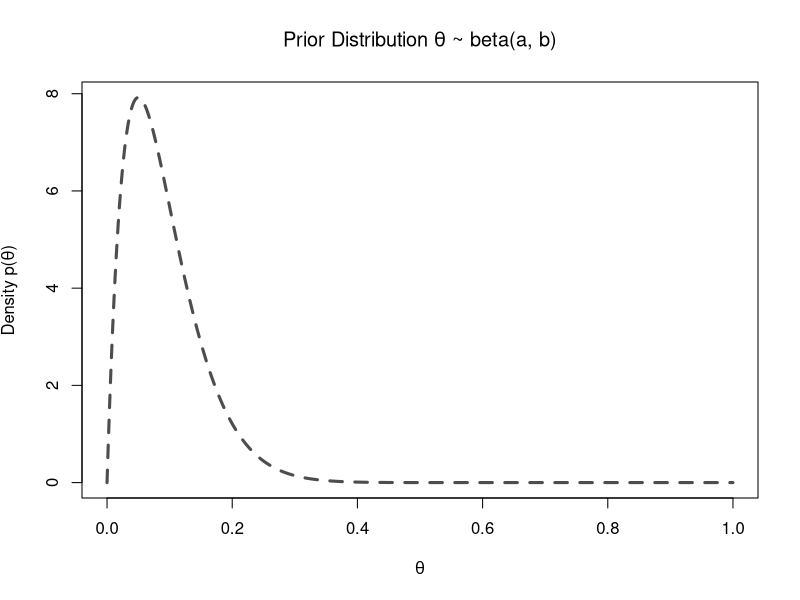
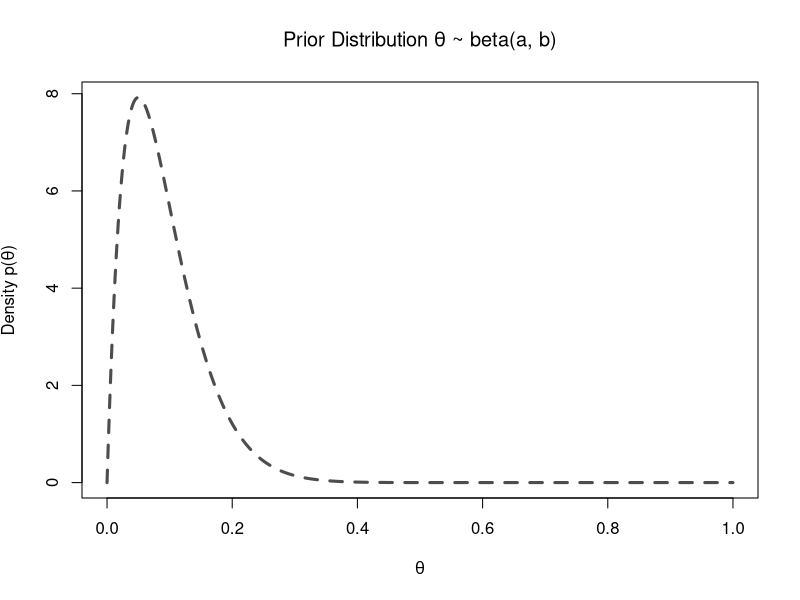
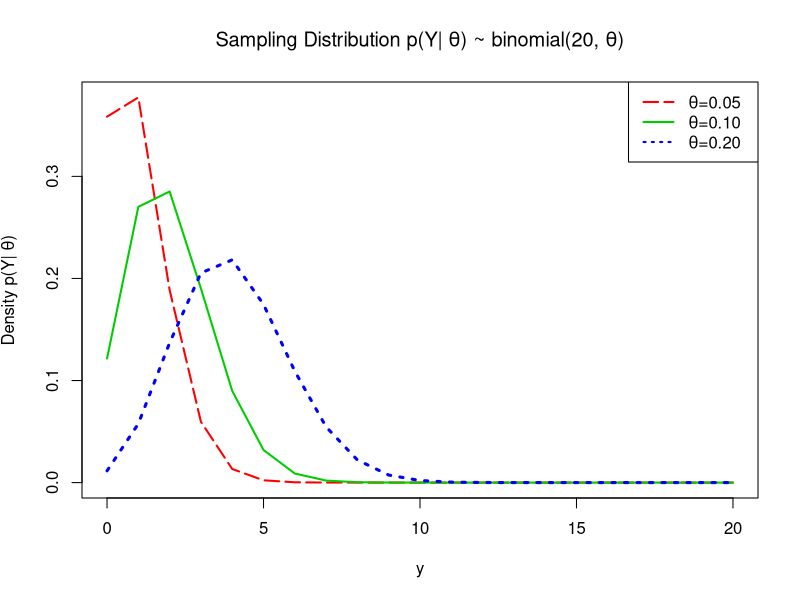
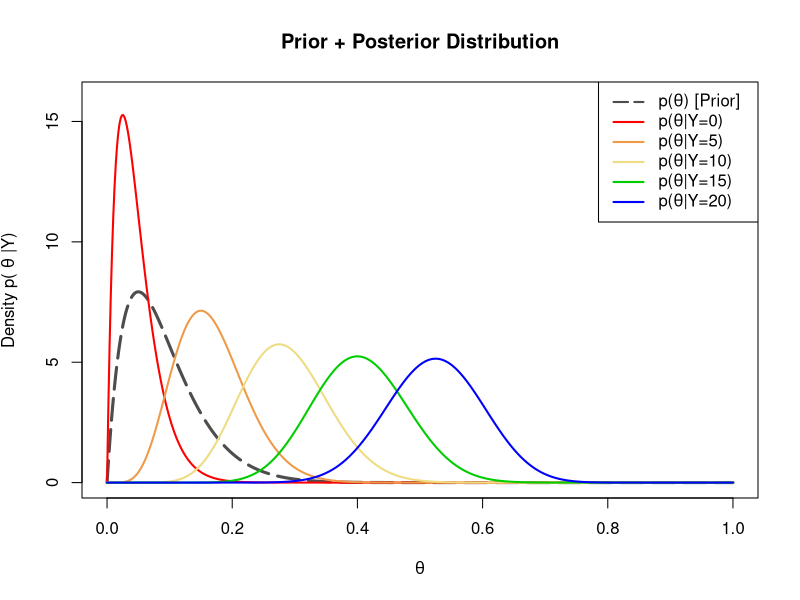

Reproduce these figures in R, in order.
## ---- chunk 1
# My R code goes here!
## ---- chunk 2
# Define the parameters (assumed)
theta <- seq(0,1,length=500)
a <- 2
b <- 20
n <- 20

# Plot the prior distribution
plot(theta,dbeta(theta,a,b),
     xlab=expression(theta),
     ylab=expression(paste("Density p(", theta, ")")),
     main=expression(paste("Prior Distribution ",
                           theta," ~ beta(a, b)")),
     type="l", lty="dashed", col="gray30", lwd=3)
## ---- chunk 3
#| echo: false

# Define the parameters (assumed)
theta <- seq(0,1,length=500)
a <- 2
b <- 20
n <- 20

# Plot the prior distribution
plot(theta,dbeta(theta,a,b),
     xlab=expression(theta),
     ylab=expression(paste("Density p(", theta, ")")),
     main=expression(paste("Prior Distribution ",
                           theta," ~ beta(a, b)")),
     type="l", lty="dashed", col="gray30", lwd=3)
## ---- chunk 4
#| fig-align: center
#| fig-width: 6
#| fig-height: 4
#| fig-pos: ht
#| fig-cap: "The Sampling Distribution."
#| fig-cap-location: bottom
#| label: fig-sampling
#| echo: false
### Plot the sampling distribution

# Theta=0.05
y <- seq(0,20,by=1)
plot(y,dbinom(y,size=20,prob=0.05),
     xlab="y",ylab=expression(paste("Density p(Y| ", theta, ")")),
     main=expression(paste("Sampling Distribution p(Y| ",
                           theta,") ~ binomial(20, ",theta,")")),
     type="l", col="red", lty="longdash", lwd=2)

# Theta=0.10
lines(y,dbinom(y,size=20,prob=0.10),
      type="l", col="green3", lty="solid", lwd=2)


# Theta=0.20
lines(y,dbinom(y,size=20,prob=0.20),
      type="l", col="blue", lty="dotted", lwd=3)

# Add a legend to the plot
legend("topright",
       legend=c(expression(paste(theta,"=0.05  ")),
                expression(paste(theta,"=0.10  ")),
                expression(paste(theta,"=0.20  "))),
       col=c("red","green3","blue"),
       lwd=2, lty=c("longdash", "solid", "dotted"))
## ---- chunk 5
#| fig-align: center
#| fig-width: 6
#| fig-height: 4
#| fig-pos: ht
#| fig-cap: "The Posterior Distribution."
#| fig-cap-location: bottom
#| label: fig-posterior
#| echo: false
### Posterior distribution f(theta|y) ~ beta(a+y, n-y+b)
plot(theta,dbeta(theta,a,b),
     xlab=expression(theta),
     ylab=expression(paste("Density p( ", theta, " |Y)")),
     ylim=c(0,16), main="Prior + Posterior Distribution",
     type="l", lty="longdash", col="gray30", lwd=3)

# Add a legend
legend("topright",
       legend=c(expression(paste("p(", theta, ") [Prior]  ")),
                expression(paste("p(", theta, "|Y=0) ")),
                expression(paste("p(", theta, "|Y=5) ")),
                expression(paste("p(", theta, "|Y=10) ")),
                expression(paste("p(", theta, "|Y=15) ")),
                expression(paste("p(", theta, "|Y=20) ")) ),
       col=c("gray30","red", "tan2", "lightgoldenrod2", "green3", "blue"),
       lwd=2,lty=c("longdash",rep("solid",5)) )

# Add additional curves based on different Y values
# Y=0
y <- 0
lines(theta, dbeta(theta, shape1=a+y, shape2=b+n-y),
      type="l", col="red", lwd=2)

# Y=5
y <- 5
lines(theta, dbeta(theta, shape1=a+y, shape2=b+n-y),
      type="l", col="tan2", lwd=2)

# Y=10
y <- 10
lines(theta, dbeta(theta, shape1=a+y, shape2=b+n-y),
      type="l", col="lightgoldenrod2", lwd=2)

# Y=15
y <- 15
lines(theta, dbeta(theta, shape1=a+y, shape2=b+n-y),
      type="l", col="green3", lwd=2)

# Y=20
y <- 20
lines(theta, dbeta(theta, shape1=a+y, shape2=b+n-y),
      type="l", col="blue", lwd=2)
